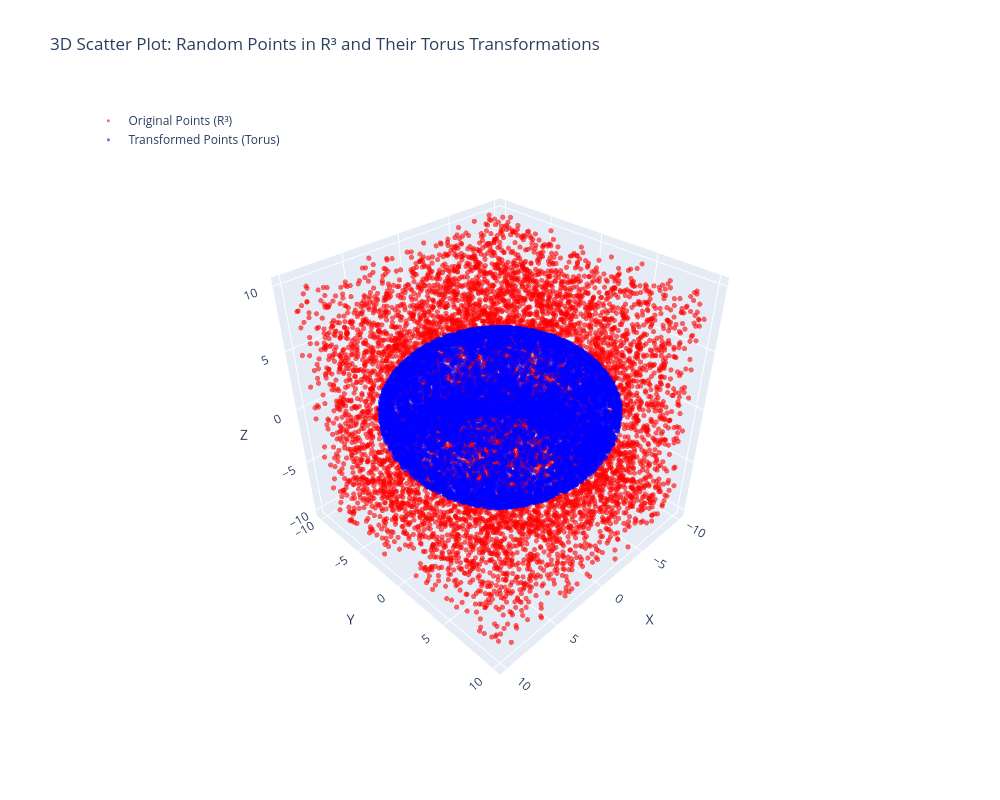

This figure's notebook cell:
### Code cell
# Create the 3D scatter plot
fig = go.Figure()

# Add original points (in R³)
fig.add_trace(go.Scatter3d(
    x=x_original,
    y=y_original,
    z=z_original,
    mode='markers',
    marker=dict(
        size=3,
        color='red',
        opacity=0.6
    ),
    name='Original Points (R³)',
    text=[f'Original: ({x_original[i]:.2f}, {y_original[i]:.2f}, {z_original[i]:.2f})' 
          for i in range(n_points)],
    hovertemplate='%{text}<br>X: %{x:.2f}<br>Y: %{y:.2f}<br>Z: %{z:.2f}<extra></extra>'
))

# Add transformed points (in torus)
fig.add_trace(go.Scatter3d(
    x=x_transformed,
    y=y_transformed,
    z=z_transformed,
    mode='markers',
    marker=dict(
        size=3,
        color='blue',
        opacity=0.6
    ),
    name='Transformed Points (Torus)',
    text=[f'Transformed: ({x_transformed[i]:.3f}, {y_transformed[i]:.3f}, {z_transformed[i]:.3f})' 
          for i in range(n_points)],
    hovertemplate='%{text}<br>X: %{x:.3f}<br>Y: %{y:.3f}<br>Z: %{z:.3f}<extra></extra>'
))

# Update layout
fig.update_layout(
    title='3D Scatter Plot: Random Points in R³ and Their Torus Transformations',
    scene=dict(
        xaxis_title='X',
        yaxis_title='Y',
        zaxis_title='Z',
        camera=dict(
            eye=dict(x=1.5, y=1.5, z=1.5)
        )
    ),
    width=1000,
    height=800,
    legend=dict(
        yanchor="top",
        y=0.99,
        xanchor="left",
        x=0.01
    )
)

fig.show()

### Figure 1 — Plotly figure (JSON) as saved in the notebook; plotly's stock layout.template omitted (floating-point values rounded to 4 significant figures; data arrays with more than 128 entries replaced by an {"elided": "..."} marker saying what was removed)
{"data": [{"hovertemplate": "%{text}<br>X: %{x:.2f}<br>Y: %{y:.2f}<br>Z: %{z:.2f}<extra></extra>", "marker": {"color": "red", "opacity": 0.6, "size": 3}, "mode": "markers", "name": "Original Points (R³)", "text": {"elided": "10000 str values"}, "type": "scatter3d", "x": {"elided": "10000 float values"}, "y": {"elided": "10000 float values"}, "z": {"elided": "10000 float values"}}, {"hovertemplate": "%{text}<br>X: %{x:.3f}<br>Y: %{y:.3f}<br>Z: %{z:.3f}<extra></extra>", "marker": {"color": "blue", "opacity": 0.6, "size": 3}, "mode": "markers", "name": "Transformed Points (Torus)", "text": {"elided": "10000 str values"}, "type": "scatter3d", "x": {"elided": "10000 float values"}, "y": {"elided": "10000 float values"}, "z": {"elided": "10000 float values"}}], "layout": {"height": 800, "legend": {"x": 0.01, "xanchor": "left", "y": 0.99, "yanchor": "top"}, "scene": {"camera": {"eye": {"x": 1.5, "y": 1.5, "z": 1.5}}, "xaxis": {"title": {"text": "X"}}, "yaxis": {"title": {"text": "Y"}}, "zaxis": {"title": {"text": "Z"}}}, "title": {"text": "3D Scatter Plot: Random Points in R³ and Their Torus Transformations"}, "width": 1000}}
